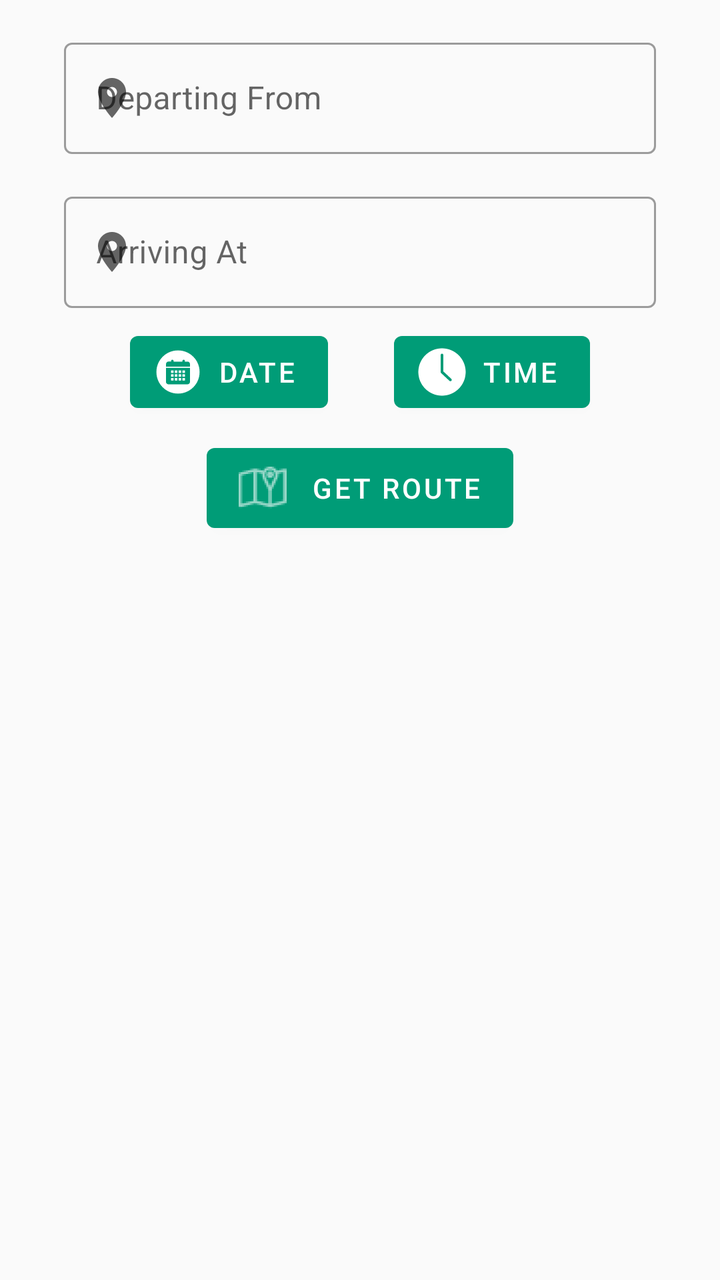
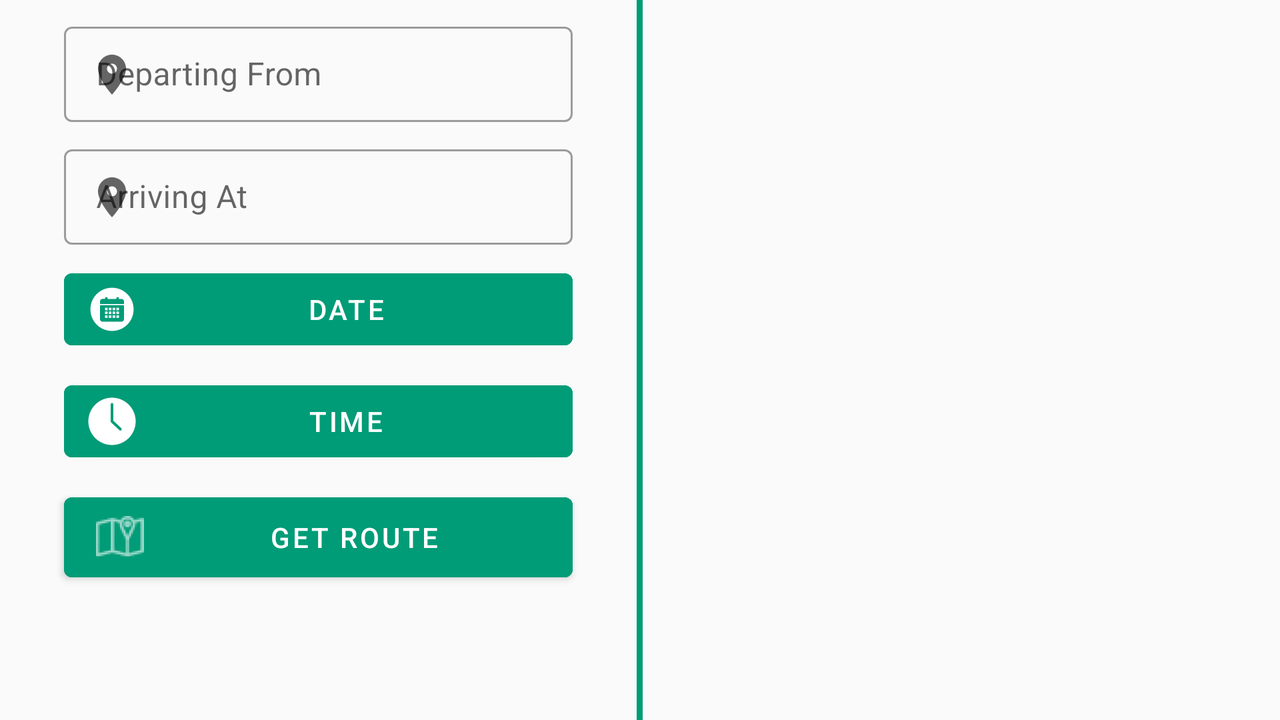

One screen, two layout resources from the same app: the default and the repository's alternative for another configuration. Each is rendered where Android would select it; the XML of both is given below.
<!-- AndroidManifest.xml: application theme Theme.ETADetroitKotlin -->
<!-- res/layout/fragment_route_planner.xml -->
<?xml version="1.0" encoding="utf-8"?>
<androidx.constraintlayout.widget.ConstraintLayout xmlns:android="http://schemas.android.com/apk/res/android"
        xmlns:app="http://schemas.android.com/apk/res-auto"
        android:id="@+id/form"
        android:layout_width="match_parent"
        android:layout_height="match_parent"
        android:clickable="true">


    <com.google.android.material.textfield.TextInputLayout
            android:id="@+id/fromFieldHolder"
            style="@style/Widget.MaterialComponents.TextInputLayout.OutlinedBox.ExposedDropdownMenu"
            android:layout_width="match_parent"
            android:layout_height="wrap_content"
            android:layout_marginStart="32dp"
            android:layout_marginTop="16dp"
            android:layout_marginEnd="32dp"
            android:layout_marginBottom="16dp"
            android:hint="Departing From"
            app:endIconMode="clear_text"
            app:layout_constraintBottom_toTopOf="@+id/textInputLayout"
            app:layout_constraintEnd_toEndOf="parent"
            app:layout_constraintStart_toStartOf="parent"
            app:layout_constraintTop_toTopOf="parent"
            app:startIconDrawable="@drawable/ic_location">

        <AutoCompleteTextView
                android:id="@+id/fromField"
                android:layout_width="match_parent"
                android:layout_height="wrap_content" />
    </com.google.android.material.textfield.TextInputLayout>

    <com.google.android.material.textfield.TextInputLayout
            android:id="@+id/textInputLayout"
            style="@style/Widget.MaterialComponents.TextInputLayout.OutlinedBox.ExposedDropdownMenu"
            android:layout_width="match_parent"
            android:layout_height="wrap_content"
            android:layout_marginStart="32dp"
            android:layout_marginTop="16dp"
            android:layout_marginEnd="32dp"
            android:hint="Arriving At"
            app:endIconMode="clear_text"
            app:layout_constraintEnd_toEndOf="parent"
            app:layout_constraintStart_toStartOf="parent"
            app:layout_constraintTop_toBottomOf="@+id/fromFieldHolder"
            app:startIconDrawable="@drawable/ic_location">

        <AutoCompleteTextView
                android:id="@+id/toField"
                android:layout_width="match_parent"
                android:layout_height="wrap_content" />
    </com.google.android.material.textfield.TextInputLayout>

    <com.google.android.material.button.MaterialButton
            android:id="@+id/dateButton"
            style="@style/Widget.MaterialComponents.Button.Icon"
            android:layout_width="wrap_content"
            android:layout_height="wrap_content"
            android:layout_marginTop="8dp"
            android:text="Date"
            app:icon="@drawable/ic_icon_calendar"
            app:layout_constraintEnd_toStartOf="@+id/timeButton"
            app:layout_constraintStart_toStartOf="@+id/textInputLayout"
            app:layout_constraintTop_toBottomOf="@+id/textInputLayout" />

    <com.google.android.material.button.MaterialButton
            android:id="@+id/timeButton"
            style="@style/Widget.MaterialComponents.Button.Icon"
            android:layout_width="wrap_content"
            android:layout_height="wrap_content"
            android:layout_marginTop="8dp"
            android:text="Time"
            app:icon="@drawable/ic_icon_clock"
            app:layout_constraintEnd_toEndOf="@+id/textInputLayout"
            app:layout_constraintStart_toEndOf="@+id/dateButton"
            app:layout_constraintTop_toBottomOf="@+id/textInputLayout" />

    <com.google.android.material.button.MaterialButton
            android:id="@+id/getRouteButton"
            style="@style/Widget.MaterialComponents.Button.Icon"
            android:layout_width="wrap_content"
            android:layout_height="wrap_content"
            android:layout_marginTop="8dp"
            android:layout_marginBottom="8dp"
            android:text="Get Route"
            app:icon="@drawable/ic_route_map"
            app:layout_constraintBottom_toTopOf="@+id/copyrightTextView"
            app:layout_constraintEnd_toEndOf="@+id/timeButton"
            app:layout_constraintStart_toStartOf="@+id/dateButton"
            app:layout_constraintTop_toBottomOf="@+id/timeButton" />

    <androidx.recyclerview.widget.RecyclerView
            android:id="@+id/routesRecyclerView"
            android:layout_width="0dp"
            android:layout_height="0dp"
            app:layout_constraintBottom_toBottomOf="parent"
            app:layout_constraintEnd_toEndOf="parent"
            app:layout_constraintStart_toStartOf="parent"
            app:layout_constraintTop_toBottomOf="@+id/copyrightTextView" />

    <TextView
            android:id="@+id/copyrightTextView"
            android:layout_width="wrap_content"
            android:layout_height="wrap_content"
            android:layout_marginBottom="8dp"
            app:layout_constraintBottom_toTopOf="@+id/routesRecyclerView"
            app:layout_constraintEnd_toEndOf="@+id/getRouteButton"
            app:layout_constraintStart_toStartOf="@+id/getRouteButton"
            app:layout_constraintTop_toBottomOf="@+id/getRouteButton" />

</androidx.constraintlayout.widget.ConstraintLayout>
<!-- resources referenced by this layout -->
<resources>
  <!-- drawable ic_icon_clock (drawable) -->
  <vector xmlns:android="http://schemas.android.com/apk/res/android"
          android:width="24dp"
          android:height="24dp"
          android:viewportWidth="72.0"
          android:viewportHeight="72.0">
      <path
              android:fillColor="#FF000000"
              android:pathData="M36,0.5C16.4,0.5 0.5,16.4 0.5,36S16.4,71.5 36,71.5S71.5,55.6 71.5,36S55.6,0.5 36,0.5zM50.1,49.2c-0.4,0.4 -0.9,0.6 -1.5,0.6c-0.5,0 -1,-0.2 -1.4,-0.5L34.6,37.5C34.2,37.1 34,36.6 34,36V10.5c0,-1.1 0.9,-2 2,-2s2,0.9 2,2v24.6l12,11.2C50.8,47.1 50.8,48.4 50.1,49.2z" />
  </vector>
  <!-- drawable ic_location (drawable) -->
  <vector xmlns:android="http://schemas.android.com/apk/res/android"
          android:width="24dp"
          android:height="24dp"
          android:viewportWidth="24.0"
          android:viewportHeight="24.0">
      <path
              android:fillColor="#FF000000"
              android:pathData="M12,2C8.13,2 5,5.13 5,9c0,5.25 7,13 7,13s7,-7.75 7,-13c0,-3.87 -3.13,-7 -7,-7zM12,11.5c-1.38,0 -2.5,-1.12 -2.5,-2.5s1.12,-2.5 2.5,-2.5 2.5,1.12 2.5,2.5 -1.12,2.5 -2.5,2.5z" />
  </vector>
  <style name="Theme.ETADetroitKotlin" parent="Theme.MaterialComponents.Light.NoActionBar.Bridge">
          
          <item name="colorPrimary">@color/PlanMyRoute</item>
          <item name="colorPrimaryVariant">@color/purple_700</item>
          <item name="colorOnPrimary">@color/white</item>
          
          <item name="colorSecondary">@color/teal_200</item>
          <item name="colorSecondaryVariant">@color/teal_700</item>
          <item name="colorOnSecondary">@color/black</item>
  
  
          
          <item name="android:windowContentTransitions">true</item>
  
          <item name="materialCalendarStyle">@style/Widget.MaterialComponents.MaterialCalendar</item>
          <item name="materialCalendarFullscreenTheme">@style/ThemeOverlay.MaterialComponents.MaterialCalendar.Fullscreen</item>
          <item name="materialCalendarTheme">@style/ThemeOverlay.MaterialComponents.MaterialCalendar</item>
  
          <item name="materialTimePickerStyle">@style/Widget.MaterialComponents.TimePicker</item>
          <item name="materialTimePickerTheme">@style/ThemeOverlay.MaterialComponents.TimePicker</item>
  
      </style>
  <color name="PlanMyRoute">#009C77</color>
  <color name="purple_700">#FF3700B3</color>
  <color name="white">#FFFFFF</color>
  <color name="teal_200">#FF03DAC5</color>
  <color name="teal_700">#FF018786</color>
  <color name="black">#99000000</color>
</resources>
<!-- res/layout-land/fragment_route_planner.xml (the repository's variant of the layout above) -->
<!-- drawn on the phone turned sideways -->
<?xml version="1.0" encoding="utf-8"?>
<LinearLayout xmlns:android="http://schemas.android.com/apk/res/android"
    xmlns:app="http://schemas.android.com/apk/res-auto"
    android:id="@+id/form"
    android:layout_width="fill_parent"
    android:layout_height="fill_parent"
    android:orientation="horizontal">


    <ScrollView
        android:layout_width="0dp"
        android:layout_height="fill_parent"
        android:layout_weight="1">

        <LinearLayout
            android:layout_width="match_parent"
            android:layout_height="wrap_content"
            android:orientation="vertical">

            <com.google.android.material.textfield.TextInputLayout
                android:id="@+id/fromFieldHolder"
                style="@style/Widget.MaterialComponents.TextInputLayout.OutlinedBox.Dense.ExposedDropdownMenu"
                android:layout_width="match_parent"
                android:layout_height="wrap_content"
                android:layout_marginStart="32dp"
                android:layout_marginTop="8dp"
                android:layout_marginEnd="32dp"
                android:hint="Departing From"
                app:endIconMode="clear_text"
                app:startIconDrawable="@drawable/ic_location">

                <AutoCompleteTextView
                    android:id="@+id/fromField"
                    android:layout_width="match_parent"
                    android:layout_height="wrap_content" />
            </com.google.android.material.textfield.TextInputLayout>

            <com.google.android.material.textfield.TextInputLayout
                android:id="@+id/textInputLayout"
                style="@style/Widget.MaterialComponents.TextInputLayout.OutlinedBox.Dense.ExposedDropdownMenu"
                android:layout_width="match_parent"
                android:layout_height="wrap_content"
                android:layout_marginStart="32dp"
                android:layout_marginTop="8dp"
                android:layout_marginEnd="32dp"
                android:hint="Arriving At"
                app:endIconMode="clear_text"
                app:startIconDrawable="@drawable/ic_location">

                <AutoCompleteTextView
                    android:id="@+id/toField"
                    android:layout_width="match_parent"
                    android:layout_height="wrap_content" />
            </com.google.android.material.textfield.TextInputLayout>

            <com.google.android.material.button.MaterialButton
                android:id="@+id/dateButton"
                style="@style/Widget.MaterialComponents.Button.Icon"
                android:layout_width="match_parent"
                android:layout_height="wrap_content"
                android:layout_marginStart="32dp"
                android:layout_marginTop="8dp"
                android:layout_marginEnd="32dp"
                android:backgroundTint="@color/ETAHeader"
                android:text="Date"
                app:icon="@drawable/ic_icon_calendar" />

            <com.google.android.material.button.MaterialButton
                android:id="@+id/timeButton"
                style="@style/Widget.MaterialComponents.Button.Icon"
                android:layout_width="match_parent"
                android:layout_height="wrap_content"
                android:layout_marginStart="32dp"
                android:layout_marginTop="8dp"
                android:layout_marginEnd="32dp"
                android:backgroundTint="@color/ETAHeader"
                android:text="Time"
                app:icon="@drawable/ic_icon_clock" />

            <com.google.android.material.button.MaterialButton
                android:id="@+id/getRouteButton"
                style="@style/Widget.MaterialComponents.Button.Icon"
                android:layout_width="match_parent"
                android:layout_height="wrap_content"
                android:layout_marginStart="32dp"
                android:layout_marginTop="8dp"
                android:layout_marginEnd="32dp"
                android:backgroundTint="@color/ETAHeader"
                android:text="Get Route"
                app:icon="@drawable/ic_route_map" />

            <TextView
                android:id="@+id/copyrightTextView"
                android:layout_width="match_parent"
                android:layout_height="wrap_content"
                android:layout_marginStart="32dp"
                android:layout_marginTop="8dp"
                android:layout_marginEnd="32dp"
                android:layout_marginBottom="8dp" />

        </LinearLayout>
    </ScrollView>

    <FrameLayout
        android:id="@+id/ddotColorBar"
        android:layout_width="3dp"
        android:layout_height="match_parent"
        android:layout_alignParentStart="true"
        android:background="@color/ETAHeader"
        app:layout_constraintEnd_toEndOf="parent"
        app:layout_constraintHorizontal_bias="0.0"
        app:layout_constraintStart_toStartOf="parent"
        app:layout_constraintTop_toBottomOf="@+id/copyrightTextView" />


    <LinearLayout
        android:layout_width="0dp"
        android:layout_height="fill_parent"
        android:layout_weight="1"
        android:orientation="vertical">

        <androidx.recyclerview.widget.RecyclerView
            android:id="@+id/routesRecyclerView"
            android:layout_width="match_parent"
            android:layout_height="match_parent" />
    </LinearLayout>

</LinearLayout>
<!-- resources referenced by the variant -->
<!-- as the phone turned sideways resolves them -->
<resources>
  <color name="ETAHeader">#009C77</color>
  <!-- drawable ic_icon_clock (drawable) -->
  <vector xmlns:android="http://schemas.android.com/apk/res/android"
          android:width="24dp"
          android:height="24dp"
          android:viewportWidth="72.0"
          android:viewportHeight="72.0">
      <path
              android:fillColor="#FF000000"
              android:pathData="M36,0.5C16.4,0.5 0.5,16.4 0.5,36S16.4,71.5 36,71.5S71.5,55.6 71.5,36S55.6,0.5 36,0.5zM50.1,49.2c-0.4,0.4 -0.9,0.6 -1.5,0.6c-0.5,0 -1,-0.2 -1.4,-0.5L34.6,37.5C34.2,37.1 34,36.6 34,36V10.5c0,-1.1 0.9,-2 2,-2s2,0.9 2,2v24.6l12,11.2C50.8,47.1 50.8,48.4 50.1,49.2z" />
  </vector>
  <!-- drawable ic_location (drawable) -->
  <vector xmlns:android="http://schemas.android.com/apk/res/android"
          android:width="24dp"
          android:height="24dp"
          android:viewportWidth="24.0"
          android:viewportHeight="24.0">
      <path
              android:fillColor="#FF000000"
              android:pathData="M12,2C8.13,2 5,5.13 5,9c0,5.25 7,13 7,13s7,-7.75 7,-13c0,-3.87 -3.13,-7 -7,-7zM12,11.5c-1.38,0 -2.5,-1.12 -2.5,-2.5s1.12,-2.5 2.5,-2.5 2.5,1.12 2.5,2.5 -1.12,2.5 -2.5,2.5z" />
  </vector>
  <style name="Theme.ETADetroitKotlin" parent="Theme.MaterialComponents.Light.NoActionBar.Bridge">
          
          <item name="colorPrimary">@color/PlanMyRoute</item>
          <item name="colorPrimaryVariant">@color/purple_700</item>
          <item name="colorOnPrimary">@color/white</item>
          
          <item name="colorSecondary">@color/teal_200</item>
          <item name="colorSecondaryVariant">@color/teal_700</item>
          <item name="colorOnSecondary">@color/black</item>
  
  
          
          <item name="android:windowContentTransitions">true</item>
  
          <item name="materialCalendarStyle">@style/Widget.MaterialComponents.MaterialCalendar</item>
          <item name="materialCalendarFullscreenTheme">@style/ThemeOverlay.MaterialComponents.MaterialCalendar.Fullscreen</item>
          <item name="materialCalendarTheme">@style/ThemeOverlay.MaterialComponents.MaterialCalendar</item>
  
          <item name="materialTimePickerStyle">@style/Widget.MaterialComponents.TimePicker</item>
          <item name="materialTimePickerTheme">@style/ThemeOverlay.MaterialComponents.TimePicker</item>
  
      </style>
  <color name="PlanMyRoute">#009C77</color>
  <color name="purple_700">#FF3700B3</color>
  <color name="white">#FFFFFF</color>
  <color name="teal_200">#FF03DAC5</color>
  <color name="teal_700">#FF018786</color>
  <color name="black">#99000000</color>
</resources>
